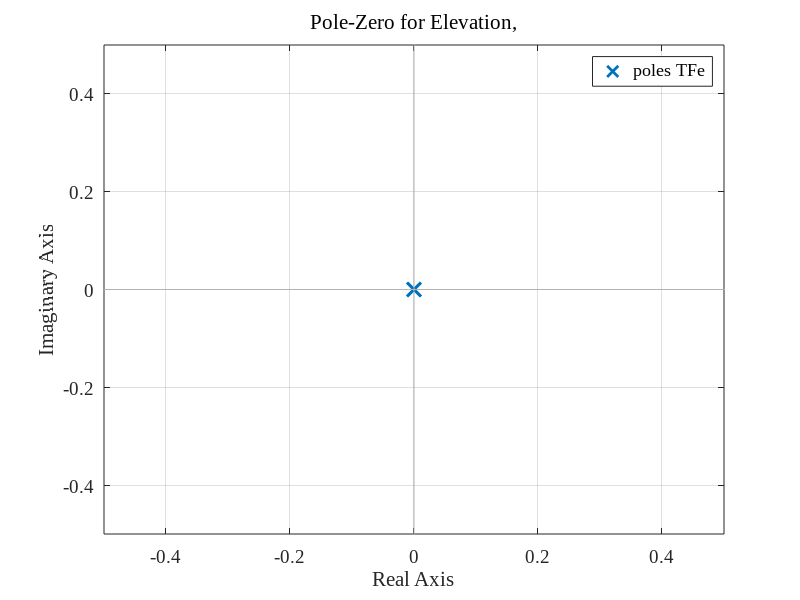
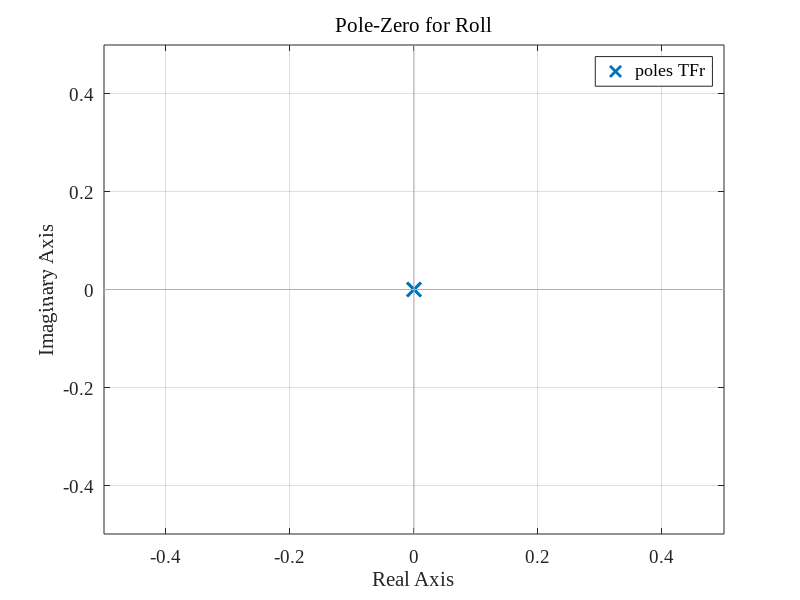
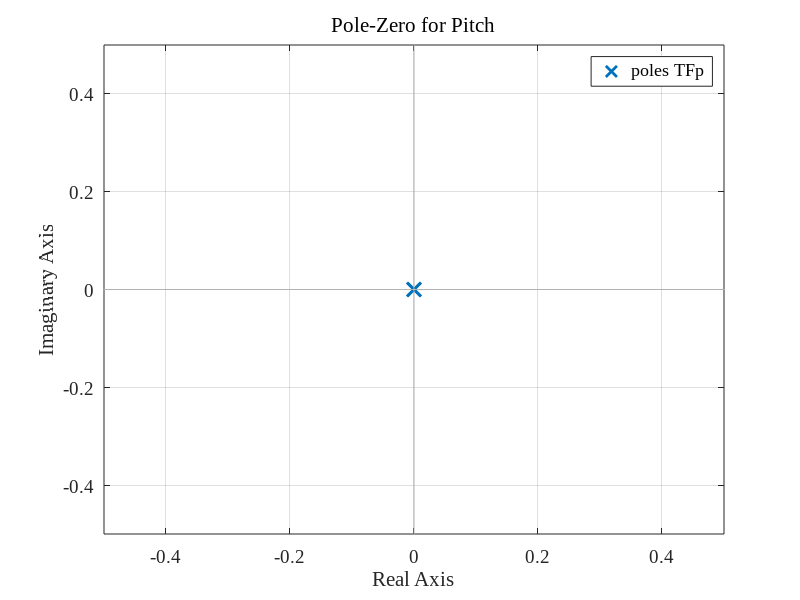
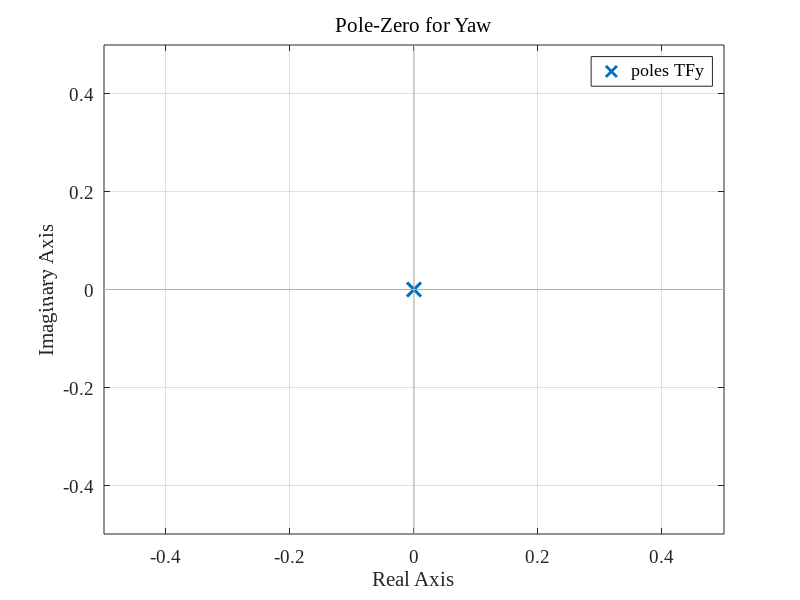

Recreate these plots in MATLAB, in order.
clear
clc
close all

% Script for ploting the pole-zero map of four transfer functions
m=0.506;
Ixx=8.12e-5;
Iyy=8.12e-5;
Izz=6.12e-5;

% Transfer Function for elevation, roll, pitch, and yaw 
TFe = tf(1, [m 0 0]);
TFr = tf(1, [Ixx 0 0]);
TFp = tf(1, [Iyy 0 0]);
TFy = tf(1, [Izz 0 0]);


set(groot, 'DefaultAxesFontName', 'Times New Roman');
set(groot, 'DefaultAxesFontSize', 14);
set(groot, 'DefaultTextFontName', 'Times New Roman');
set(groot, 'DefaultTextFontSize', 14);


%%Zero-Pole-Figures
figure;
pzmap(TFe);
grid on;
title('Pole-Zero for Elevation,', 'FontWeight', 'normal');
xlim([-0.5 0.5]);
ylim([-0.5 0.5]);

exportgraphics(gcf,'Zero_Pole_Elevation.png', 'Resolution', 300);


figure;
pzmap(TFr);
grid on;
title('Pole-Zero for Roll', 'FontWeight', 'normal');
xlim([-0.5 0.5]);
ylim([-0.5 0.5]);
exportgraphics(gcf,'Zero_Pole_Roll.png', 'Resolution', 300);


figure;
pzmap(TFp);
grid on;
title('Pole-Zero for Pitch', 'FontWeight', 'normal');
xlim([-0.5 0.5]);
ylim([-0.5 0.5]);
exportgraphics(gcf,'Zero_Pole_Pitch.png', 'Resolution', 300);


figure;
pzmap(TFy);
grid on;
title('Pole-Zero for Yaw', 'FontWeight', 'normal');
xlim([-0.5 0.5]);
ylim([-0.5 0.5]);
exportgraphics(gcf,'Zero_Pole_Yaw.png', 'Resolution', 300);

